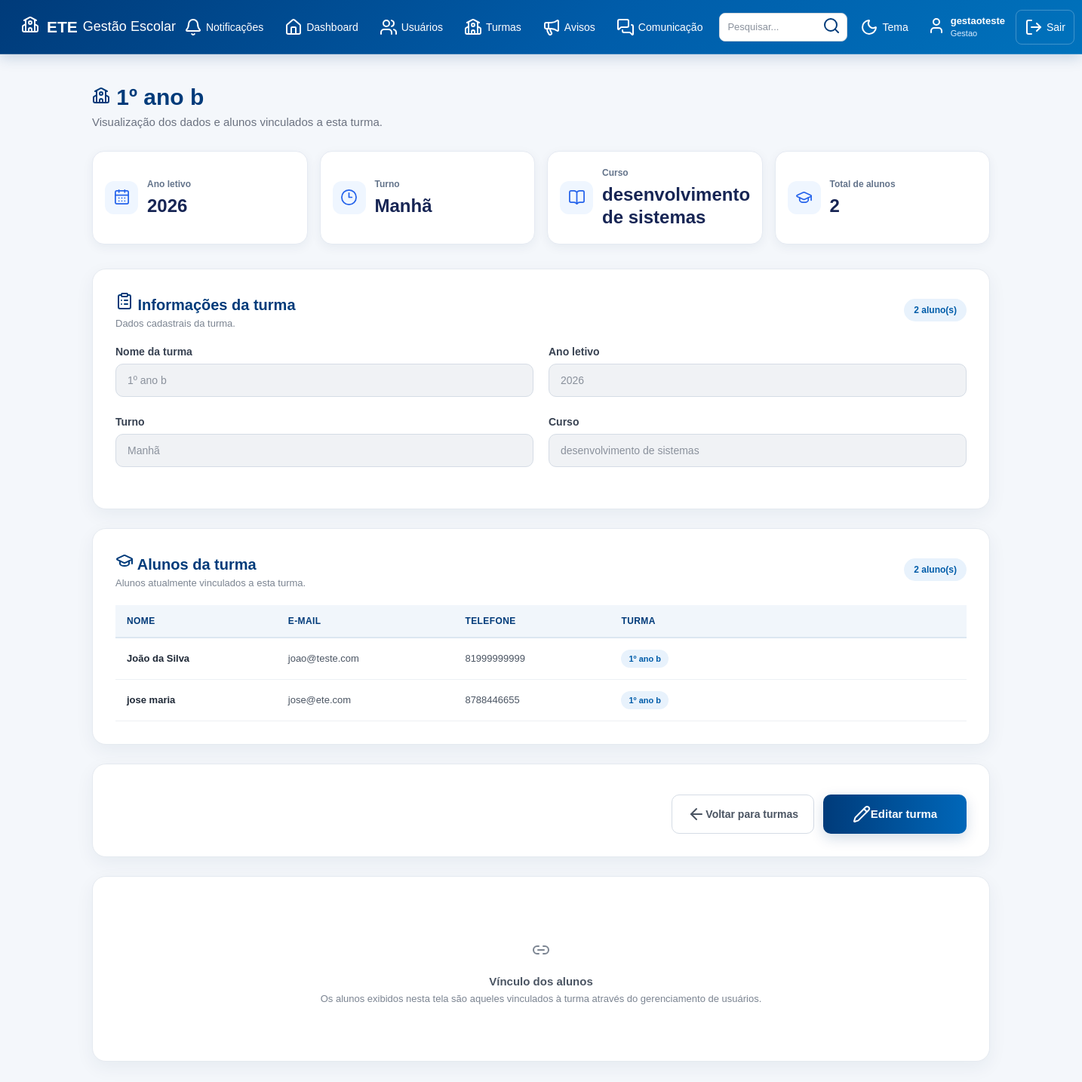
The page /turmas/ver/1 (signed in) on the database as committed earlier.
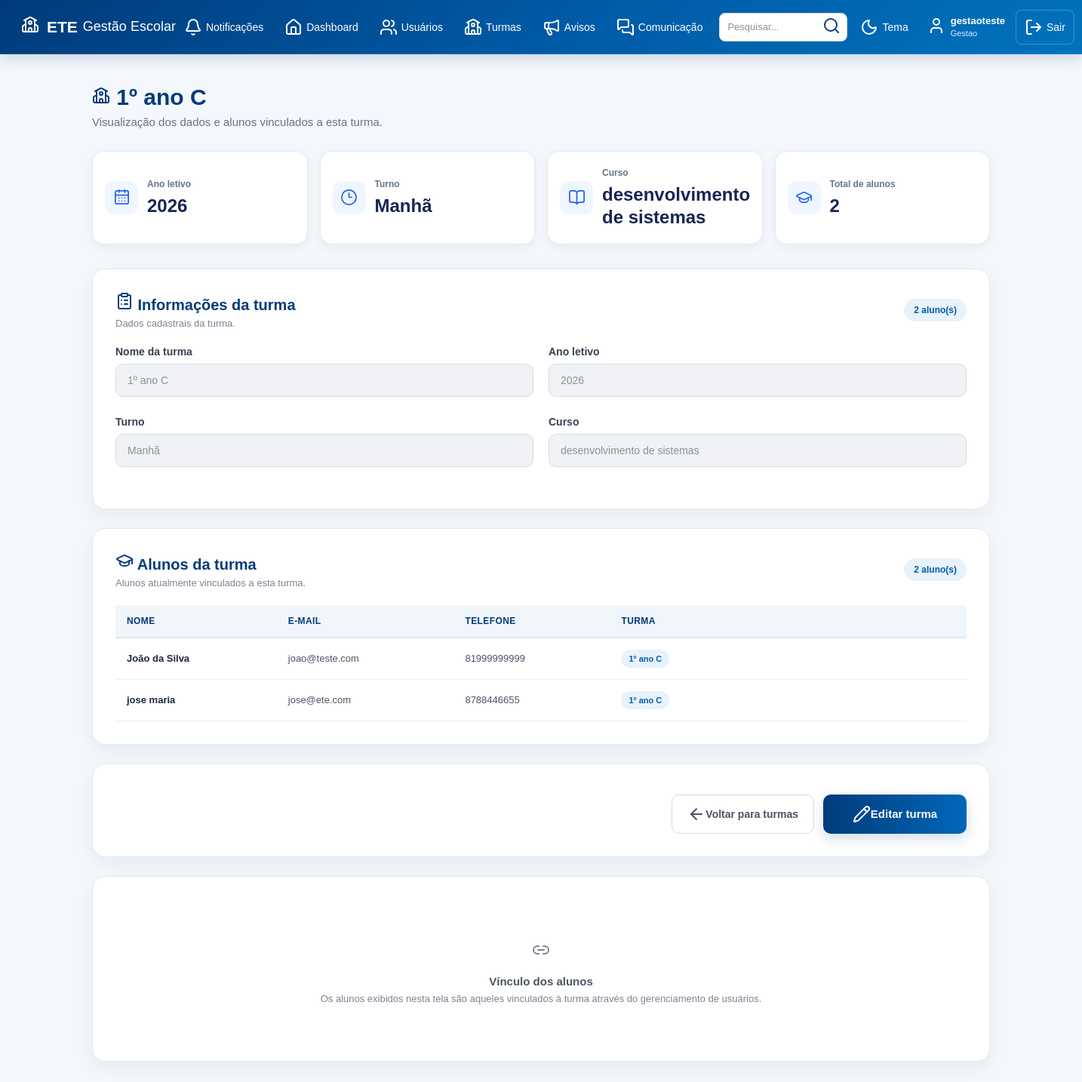
The same page on the database as committed later.
### tables this page shows
CREATE TABLE turmas (

            id INTEGER PRIMARY KEY AUTOINCREMENT,

            nome TEXT NOT NULL,

            ano INTEGER NOT NULL,

            turno TEXT NOT NULL,

            curso TEXT NOT NULL

        );

CREATE TABLE usuarios (

            id INTEGER PRIMARY KEY AUTOINCREMENT,

            nome TEXT NOT NULL,

            email TEXT NOT NULL,

            tipo TEXT NOT NULL,

            telefone TEXT,

            turma TEXT

        , senha TEXT, primeiro_acesso INTEGER DEFAULT 0);

### app.py (the view)
@app.route("/turmas/ver/<int:id>")
def ver_turma(id):
    acesso = exigir_tipo("gestao")
    if acesso:
        return acesso
    conexao = conectar()
    try:
        turma = conexao.execute(
            "SELECT * FROM turmas WHERE id = ?",
            (id,)
        ).fetchone()
        if turma is None:
            flash("Turma não encontrada.", "error")
            return redirect(url_for("turmas_page"))
        alunos = conexao.execute(
            """
            SELECT id, nome, email, telefone, turma
            FROM usuarios
            WHERE tipo = 'aluno' AND turma = ?
            ORDER BY nome
            """,
            (turma["nome"],)
        ).fetchall()
    finally:
        conexao.close()
    return render_template(
        "ver_turma.html",
        turma=turma,
        alunos=alunos,
        usuario_nome=session["usuario_nome"],
        usuario_tipo=session["usuario_tipo"]
    )

### app.py (called while the page is built)
def usuario_logado():
    return "usuario_id" in session

def exigir_tipo(tipo):
    if not usuario_logado():
        return redirect(url_for("inicio"))
    if session.get("usuario_tipo") != tipo:
        flash("Você não tem permissão para acessar esta área.", "error")
        return redirecionar_usuario()
    return None

def buscar_usuario_atual():
    if not usuario_logado():
        return None
    conexao = conectar()
    try:
        return conexao.execute(
            "SELECT * FROM usuarios WHERE id = ?",
            (session["usuario_id"],)
        ).fetchone()
    finally:
        conexao.close()

@app.context_processor
def disponibilizar_notificacoes():
    return obter_contadores_notificacoes()

### banco.py (called while the page is built)
def conectar():
    conexao = sqlite3.connect("gestao_escolar.db")
    conexao.row_factory = sqlite3.Row
    return conexao

### templates/ver_turma.html (shortened to what the changed rows need)
<!DOCTYPE html>
<html lang="pt-BR">
<head>
    <link
        rel="stylesheet"
        href="{{ url_for('static', filename='style.css') }}"
    >
</head>
<body>
{% include "menu.html" %}
<main class="dashboard">
    <div class="dashboard-title">
        <h2>
            <i data-lucide="school"></i>
            {{ turma['nome'] }}
        </h2>
        <p>
            Visualização dos dados e alunos
            vinculados a esta turma.
        </p>
    </div>
    <section class="dashboard-cards">
        <div class="dashboard-card">
            <div>
                <span>
                    Ano letivo
                </span>
                <strong>
                    {{ turma['ano'] }}
                </strong>
            </div>
        </div>
        <div class="dashboard-card">
            <div>
                <span>
                    Turno
                </span>
                <strong>
                    {{ turma['turno'] }}
                </strong>
            </div>
        </div>
        <div class="dashboard-card">
            <div>
                <span>
                    Curso
                </span>
                <strong>
                    {{ turma['curso'] }}
                </strong>
            </div>
        </div>
    </section>
    <section class="content-card">
        <div class="form-row">
            <div class="form-group">
                <label>
                    Nome da turma
                </label>
                <input
                    type="text"
                    value="{{ turma['nome'] }}"
                    disabled
                >
            </div>
            <div class="form-group">
                <label>
                    Ano letivo
                </label>
                <input
                    type="text"
                    value="{{ turma['ano'] }}"
                    disabled
                >
            </div>
        </div>
        <div class="form-row">
            <div class="form-group">
                <label>
                    Turno
                </label>
                <input
                    type="text"
                    value="{{ turma['turno'] }}"
                    disabled
                >
            </div>
            <div class="form-group">
                <label>
                    Curso
                </label>
                <input
                    type="text"
                    value="{{ turma['curso'] }}"
                    disabled
                >
            </div>
        </div>
    </section>
    <section class="content-card users-list">
        {% if alunos %}
            <div class="table-container">
                <table>
                    <thead>
                        <tr>
                            <th>
                                Nome
                            </th>
                            <th>
                                E-mail
                            </th>
                            <th>
                                Telefone
                            </th>
                            <th>
                                Turma
                            </th>
                        </tr>
                    </thead>
                    <tbody>
                        {% for aluno in alunos %}
                            <tr>
                                <td>
                                    <strong>
                                        {{ aluno['nome'] }}
                                    </strong>
                                </td>
                                <td>
                                    {{ aluno['email'] }}
                                </td>
                                <td>
                                    {{ aluno['telefone'] or '-' }}
                                </td>
                                <td>
                                    <span class="badge">
                                        {{ aluno['turma'] }}
                                    </span>
                                </td>
                            </tr>
                        {% endfor %}
                    </tbody>
                </table>
            </div>
        {% endif %}
    </section>
</main>
</body>
</html>

Rows that differ between the two databases and show on the page:
changed turmas "Manhã": nome "1º ano b" → "1º ano C"
changed usuarios "João da Silva": turma "1º ano b" → "1º ano C"
changed usuarios "jose maria": turma "1º ano b" → "1º ano C"
